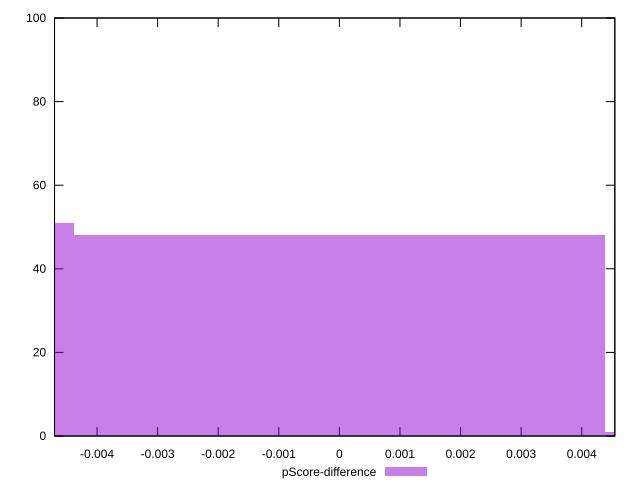

Reproduce this figure in gnuplot.
reset

$pScoreDifference <<EOF
0 48
-0.00875991314832849 51
0.00875991314832849 1
EOF

set key outside below
set boxwidth 0.00875991314832849
set xrange [-0.004701446819257216:0.004546432227926056]
set yrange [0:100]
set trange [0:100]
set style fill transparent solid 0.5 noborder
set terminal svg size 640, 490 enhanced background rgb 'white'
set output "report_00018_2021-02-10T15-25-16.877Z/first-cpu-idle/samples/pages+cached+noadtech/pScore-difference/histogram.svg"

plot $pScoreDifference title "pScore-difference" with boxes

reset
